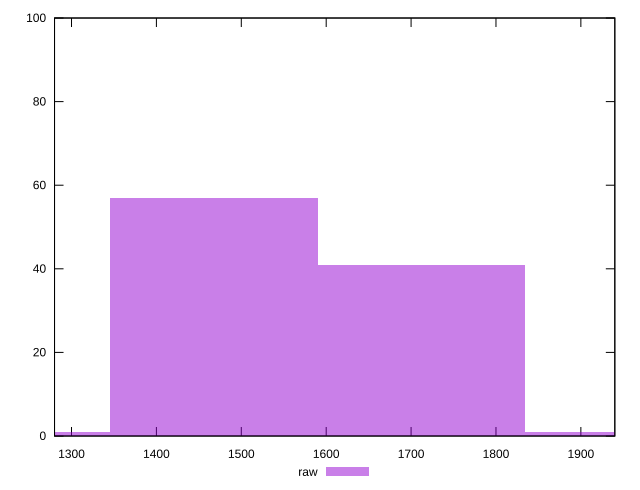

Recreate this plot in gnuplot.
reset

$raw <<EOF
1467.8118341169813 57
1712.4471398031449 41
1223.1765284308178 1
1957.0824454893084 1
EOF

set key outside below
set boxwidth 244.63530568616355
set xrange [1280:1940]
set yrange [0:100]
set trange [0:100]
set style fill transparent solid 0.5 noborder
set terminal svg size 640, 490 enhanced background rgb 'white'
set output "report_00012_2021-02-09T11:01:39.952Z/uses-webp-images/samples/pages/raw/histogram.svg"

plot $raw title "raw" with boxes

reset
